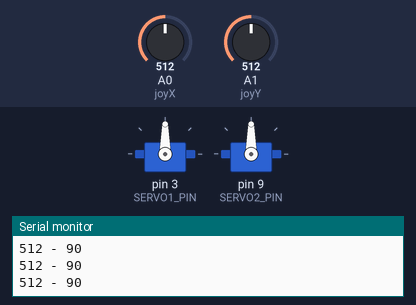
This sketch was run on a simulated Arduino Uno, built with avr-gcc and run on an emulated ATmega328P. Shown: 2 × servo, the last lines printed to the serial monitor. Inputs (shaded band) come from the test bench; at power-on: A1 (joyY) = 512, A0 (joyX) = 512.

Above: at 1.7 s.
1.8 s: A1 (joyY) set to 413
3.3 s: A1 (joyY) set to 386
At 3.77 s:
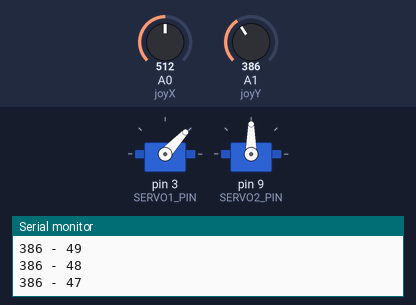
At 5.0 s:
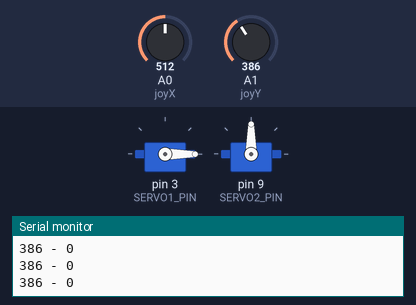
5.7 s: A0 (joyX) set to 592
8.7 s: A0 (joyX) set to 618
At 10.3 s:
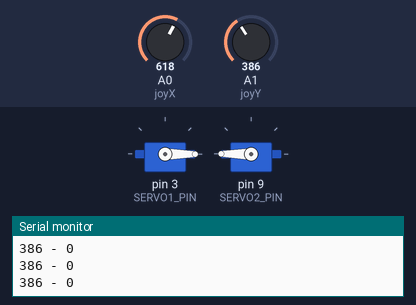
11.1 s: A1 (joyY) set to 583
12.6 s: A1 (joyY) set to 613
At 15.3 s:
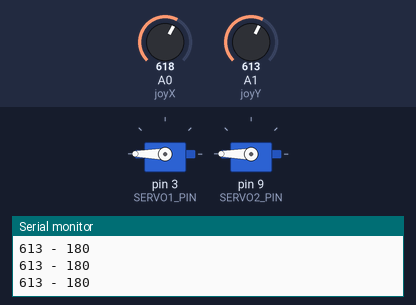
Timing chart, 0 to 16.6 s (numbered marks = the images above; inputs shaded):
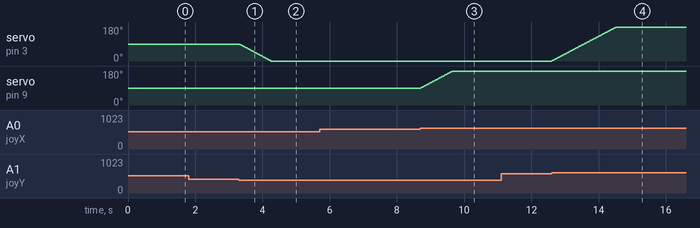

The sketch:

cobaservo.ino
```cpp
#include <Servo.h>

Servo servo1;
Servo servo2;

#define joyX A0
#define joyY A1
#define SERVO1_PIN 3
#define SERVO2_PIN 9

int angle1 = 90;
int angle2 = 90;

void setup() {
  Serial.begin(9600);
  servo1.attach(SERVO1_PIN);
  servo2.attach(SERVO2_PIN);
  pinMode(joyX, INPUT);
  pinMode(joyY, INPUT);

  servo1.write(angle1);
  servo2.write(angle2);
  delay(500);
}

void loop() {
  int joyYValue = analogRead(joyY);
  int joyXValue = analogRead(joyX);
  Serial.print(joyYValue);
  Serial.print(" - ");
  Serial.println(angle1);

  if (joyYValue > 600) {
    angle1++;
    // spin1();
  }
  if (joyYValue < 400) {
    angle1--;
    // spin1();
  }

  if (joyXValue > 600) {
    angle2++;
    spin2();
  }
  if (joyXValue < 400) {
    angle2--;
    spin2();
  }

  angle1 = constrain(angle1, 0, 180);
  servo1.write(angle1);

  delay(10);
}

void spin1() {
  angle1 = constrain(angle1, 0, 180);
  servo1.write(angle1);
}

void spin2() {
  angle2 = constrain(angle2, 0, 180);
  servo2.write(angle2);
}
```

Measured:
- the behaviour switches between 400 and 399 on A1 (joyY) (found by bisection; images 0 and 1)
- the behaviour switches between 600 and 601 on A0 (joyX) (found by bisection; images 2 and 3)
- the behaviour switches between 600 and 601 on A1 (joyY) (found by bisection; images 3 and 4)
- after the input at 3.3 s, servo on pin 3 (SERVO1_PIN): moves from 90° to 0° over 0.94 s, starting at once
- after the input at 8.7 s, servo on pin 9 (SERVO2_PIN): moves from 90° to 180° over 0.95 s, starting at once
- after the input at 12.6 s, servo on pin 3 (SERVO1_PIN): moves from 0° to 180° over 1.9 s, starting at once
